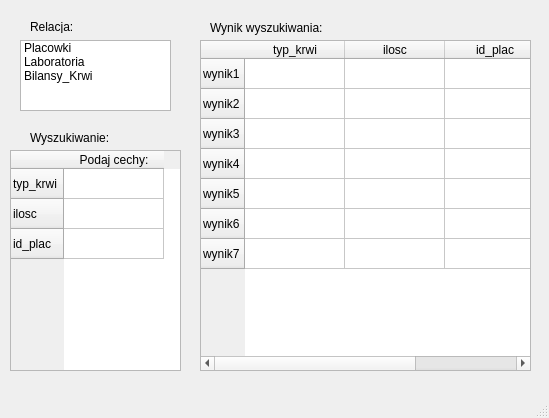
<?xml version="1.0" encoding="UTF-8"?>
<ui version="4.0">
 <class>SearchScreen</class>
 <widget class="QMainWindow" name="SearchScreen">
  <property name="geometry">
   <rect>
    <x>0</x>
    <y>0</y>
    <width>549</width>
    <height>418</height>
   </rect>
  </property>
  <property name="windowTitle">
   <string>MainWindow</string>
  </property>
  <widget class="QWidget" name="centralwidget">
   <widget class="QLabel" name="label_Relacja">
    <property name="geometry">
     <rect>
      <x>30</x>
      <y>20</y>
      <width>47</width>
      <height>13</height>
     </rect>
    </property>
    <property name="text">
     <string>Relacja:</string>
    </property>
   </widget>
   <widget class="QListWidget" name="wybor_Relacji">
    <property name="geometry">
     <rect>
      <x>20</x>
      <y>40</y>
      <width>151</width>
      <height>71</height>
     </rect>
    </property>
    <item>
     <property name="text">
      <string>Placowki</string>
     </property>
    </item>
    <item>
     <property name="text">
      <string>Laboratoria</string>
     </property>
    </item>
    <item>
     <property name="text">
      <string>Bilansy_Krwi</string>
     </property>
    </item>
   </widget>
   <widget class="QTableWidget" name="Tablica_Wyszukiwan">
    <property name="geometry">
     <rect>
      <x>10</x>
      <y>150</y>
      <width>171</width>
      <height>221</height>
     </rect>
    </property>
    <row>
     <property name="text">
      <string>typ_krwi</string>
     </property>
    </row>
    <row>
     <property name="text">
      <string>ilosc</string>
     </property>
    </row>
    <row>
     <property name="text">
      <string>id_plac</string>
     </property>
    </row>
    <column>
     <property name="text">
      <string>Podaj cechy:</string>
     </property>
    </column>
   </widget>
   <widget class="QLabel" name="label_Wyszukiwanie">
    <property name="geometry">
     <rect>
      <x>30</x>
      <y>130</y>
      <width>91</width>
      <height>16</height>
     </rect>
    </property>
    <property name="text">
     <string>Wyszukiwanie:</string>
    </property>
   </widget>
   <widget class="QTableWidget" name="Tablica_Wynikow">
    <property name="geometry">
     <rect>
      <x>200</x>
      <y>40</y>
      <width>331</width>
      <height>331</height>
     </rect>
    </property>
    <row>
     <property name="text">
      <string>wynik1</string>
     </property>
    </row>
    <row>
     <property name="text">
      <string>wynik2</string>
     </property>
    </row>
    <row>
     <property name="text">
      <string>wynik3</string>
     </property>
    </row>
    <row>
     <property name="text">
      <string>wynik4</string>
     </property>
    </row>
    <row>
     <property name="text">
      <string>wynik5</string>
     </property>
    </row>
    <row>
     <property name="text">
      <string>wynik6</string>
     </property>
    </row>
    <row>
     <property name="text">
      <string>wynik7</string>
     </property>
     <property name="font">
      <font>
       <strikeout>false</strikeout>
      </font>
     </property>
    </row>
    <column>
     <property name="text">
      <string>typ_krwi</string>
     </property>
    </column>
    <column>
     <property name="text">
      <string>ilosc</string>
     </property>
    </column>
    <column>
     <property name="text">
      <string>id_plac</string>
     </property>
    </column>
   </widget>
   <widget class="QLabel" name="label_Wynik">
    <property name="geometry">
     <rect>
      <x>210</x>
      <y>20</y>
      <width>151</width>
      <height>16</height>
     </rect>
    </property>
    <property name="text">
     <string>Wynik wyszukiwania:</string>
    </property>
   </widget>
  </widget>
  <widget class="QMenuBar" name="menubar">
   <property name="geometry">
    <rect>
     <x>0</x>
     <y>0</y>
     <width>549</width>
     <height>21</height>
    </rect>
   </property>
  </widget>
  <widget class="QStatusBar" name="statusbar"/>
 </widget>
 <resources/>
 <connections/>
</ui>
